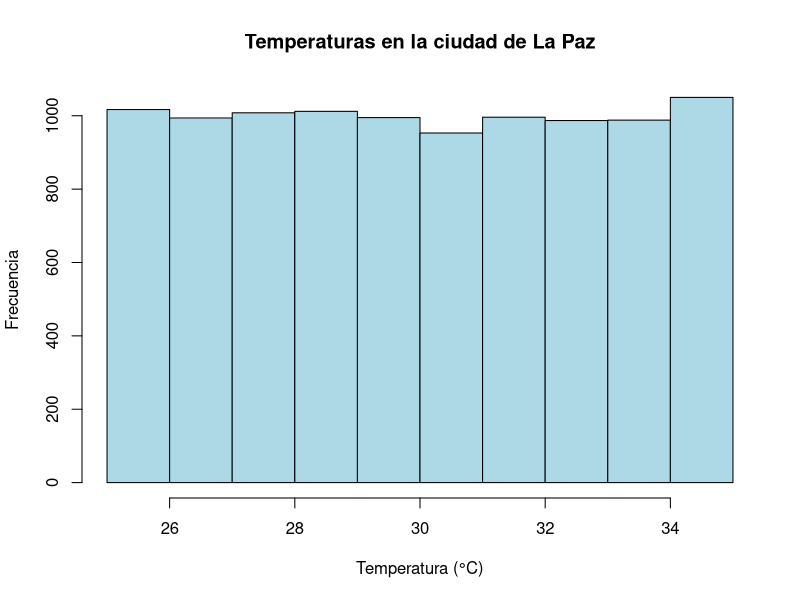
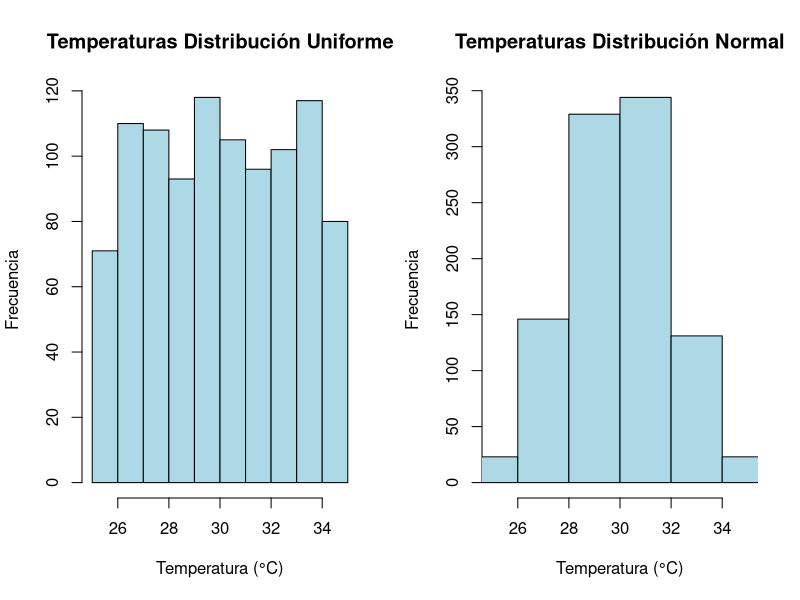

Source code (R) for these figures, in order:
temp <- runif(10000,min=25,max=35)

hist(temp, 
     main = "Temperaturas en la ciudad de La Paz", 
     xlab = "Temperatura (°C)", 
     ylab = "Frecuencia", 
     col = "lightblue", 
     border = "black",
    breaks = 9,
     xlim = c(25, 35))


# Tabla con dos variables
df <- data.frame(
    "Tunif"=runif(1000,min=25,max=35),
    "Tnorm"=rnorm(1000,mean=30,sd=2)
)

# Histograma de dos variables
par(mfrow=c(1,2))
hist(df$Tunif, 
     main = "Temperaturas Distribución Uniforme", 
     xlab = "Temperatura (°C)", 
     ylab = "Frecuencia", 
     col = "lightblue", 
     border = "black",
    breaks = 9,
     xlim = c(25, 35))
hist(df$Tnorm, 
     main = "Temperaturas Distribución Normal", 
     xlab = "Temperatura (°C)", 
     ylab = "Frecuencia", 
     col = "lightblue", 
     border = "black",
    breaks = 9,
     xlim = c(25, 35))


HistogramasTabla <- function(df){
     namvars <- names(df)
     n <- length(namvars)
     par(mfrow = c(1, n)) # Una fila, n columnas
     for(var in namvars){
          # Histograma para cada variable
          hist(df[[var]], 
               main = var, 
               xlab = "Rangos", 
               ylab = "Frecuencia", 
               col = "lightblue", 
               border = "black")
     }
     par(mfrow = c(1, 1)) # Regresar a una sola gráfica
}